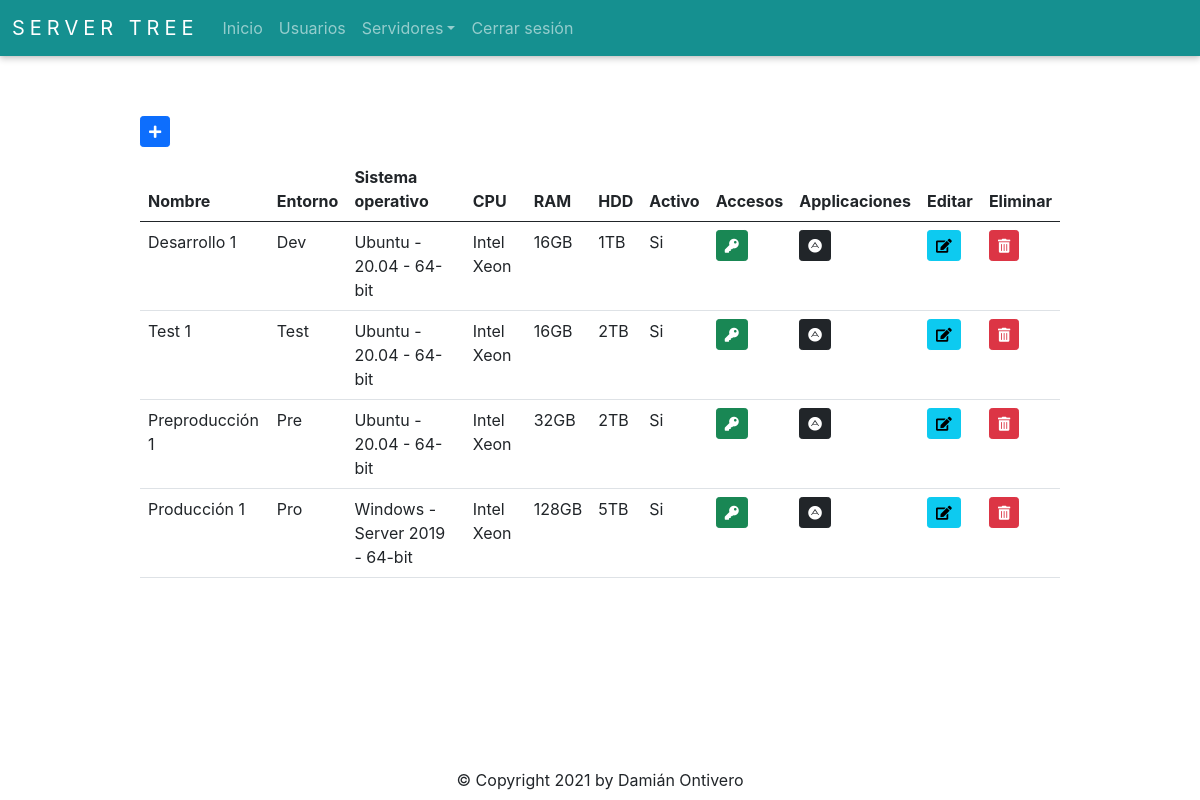
The app's page /server/get_server_all (signed in) with its own data.
### app/server/models.py (models this page shows, shortened)
class Server(db.Model):
    __tablename__ = 'Servers'
    id = db.Column(db.Integer, autoincrement=True, primary_key=True)
    name = db.Column(db.String(50), nullable=False)
    environment_id = db.Column(db.Integer, db.ForeignKey('Environments.id'), nullable=False)
    operating_system_id = db.Column(db.Integer, db.ForeignKey('OperatingSystems.id'), nullable=False)
    cpu = db.Column(db.String(50), nullable=False)
    ram = db.Column(db.String(50), nullable=False)
    hdd = db.Column(db.String(50), nullable=False)
    is_active = db.Column(db.Boolean, default=True)

class Environment(db.Model):
    __tablename__ = 'Environments'
    id = db.Column(db.Integer, autoincrement=True, primary_key=True)
    name = db.Column(db.String(50), nullable=False)
    @staticmethod
    def get_all():
        return Environment.query.all()

class OperatingSystem(db.Model):
    __tablename__ = 'OperatingSystems'
    id = db.Column(db.Integer, autoincrement=True, primary_key=True)
    name = db.Column(db.String(50), nullable=False)
    version = db.Column(db.String(50), nullable=False)
    architect = db.Column(db.String(6), nullable=False)
    def __repr__(self):
        return '{} - {} - {}'.format(self.name, self.version, self.architect)
    @staticmethod
    def get_all():
        return OperatingSystem.query.all()

### app/server/routes.py (the view)
@server_bp.route('/get_server_all', methods=['GET', 'POST'])
@login_required
def get_server_all():
    data = db.session.query(Server, Environment, OperatingSystem).join(Environment, OperatingSystem).all()
    form = ServerForm()
    return render_template('server.html', data=data, form=form)

### app/auth/models.py (called while the page is built)
    @staticmethod
    def get_by_id(id):
        return User.query.get(id)

### app/auth/routes.py (called while the page is built)
@login_manager.user_loader
def load_user(user_id):
    return User.get_by_id(int(user_id))

### app/server/templates/server.html (shortened to what this page needs)
{% extends 'base.html' %}
{% import 'bootstrap/wtf.html' as wtf %}
{% block content %}
<div class="buttons">
  {% if current_user.role_id == 1 %}
    <button type="button" id="addButton" class="btn btn-primary btn-sm" data-bs-toggle="modal" data-bs-target="#serverModal"><i class="fas fa-plus"></i></button>
  {% endif %}
</div>
<table class="table table-hover">
  <thead>
    <tr>
      <th>Nombre</th>
      <th>Entorno</th>
      <th>Sistema operativo</th>
      <th>CPU</th>
      <th>RAM</th>
      <th>HDD</th>
      <th>Activo</th>
      <th>Accesos</th>
      <th>Applicaciones</th>
      <th>Editar</th>
      <th>Eliminar</th>
    </tr>
  </thead>
  <tbody>
    {% for server, env, os in data %}
      <tr>
        <td>{{ server.name }}</td>
        <td>{{ env.name }}</td>
        <td>{{ os.name + ' - ' + os.version + ' - ' + os.architect }}</td>
        <td>{{ server.cpu }}</td>
        <td>{{ server.ram }}</td>
        <td>{{ server.hdd }}</td>
        <td>
          {% if server.is_active == 0 %}
            No
          {% elif server.is_active == 1  %}
            Si
          {% endif %}
        </td>
        {% if current_user.role_id == 1 %}
          <td>
            <button type="button" class="btn btn-success btn-sm" id="accessButton" data-id={{ server.id }} data-bs-toggle="modal" data-bs-target="#accessModal"><i class="fas fa-key"></i></button>
          </td>
          <td>
            <button type="button" class="btn btn-dark btn-sm" id="servicesButton" data-id={{ server.id }} data-bs-toggle="modal" data-bs-target="#servicesModal"><i class="fab fa-adn"></i></button>
          </td>
          <td>
            <button type="button" class="btn btn-info btn-sm" id="editButton" data-id={{ server.id }} data-bs-toggle="modal" data-bs-target="#serverModal"><i class="fas fa-edit"></i></button>
          </td>
          <td>
            <button type="button" class="btn btn-danger btn-sm" id="deleteButton" data-id={{ server.id }} data-bs-toggle="modal" data-bs-target="#deleteServerModal"><i class="fas fa-trash-alt"></i></button>
          </td>
        {% endif %}
      </tr>
    {% endfor %}
  </tbody>
</table>
{% endblock %}

### app/static/style.css (style rules this page uses)
* { text-decoration: none; font-family: -apple-system, BlinkMacSystemFont, 'Segoe UI', Roboto, Oxygen, Ubuntu, Cantarell, 'Open Sans', 'Helvetica Neue', sans-serif; }
html, body { margin: 0; padding: 0; width: 100%; height: 100%; position: relative; }
.container-base .buttons { margin-bottom: 10px; }

### records on screen
Server: name "Desarrollo 1", name "Dev", architect "Ubuntu - 20.04 - 64-bit", cpu "Intel Xeon", ram "16GB", hdd "1TB", is_active "Si"
Server: name "Test 1", name "Test", architect "Ubuntu - 20.04 - 64-bit", cpu "Intel Xeon", ram "16GB", hdd "2TB", is_active "Si"
Server: name "Preproducción 1", name "Pre", architect "Ubuntu - 20.04 - 64-bit", cpu "Intel Xeon", ram "32GB", hdd "2TB", is_active "Si"
Server: name "Producción 1", name "Pro", architect "Windows - Server 2019 - 64-bit", cpu "Intel Xeon", ram "128GB", hdd "5TB", is_active "Si"
